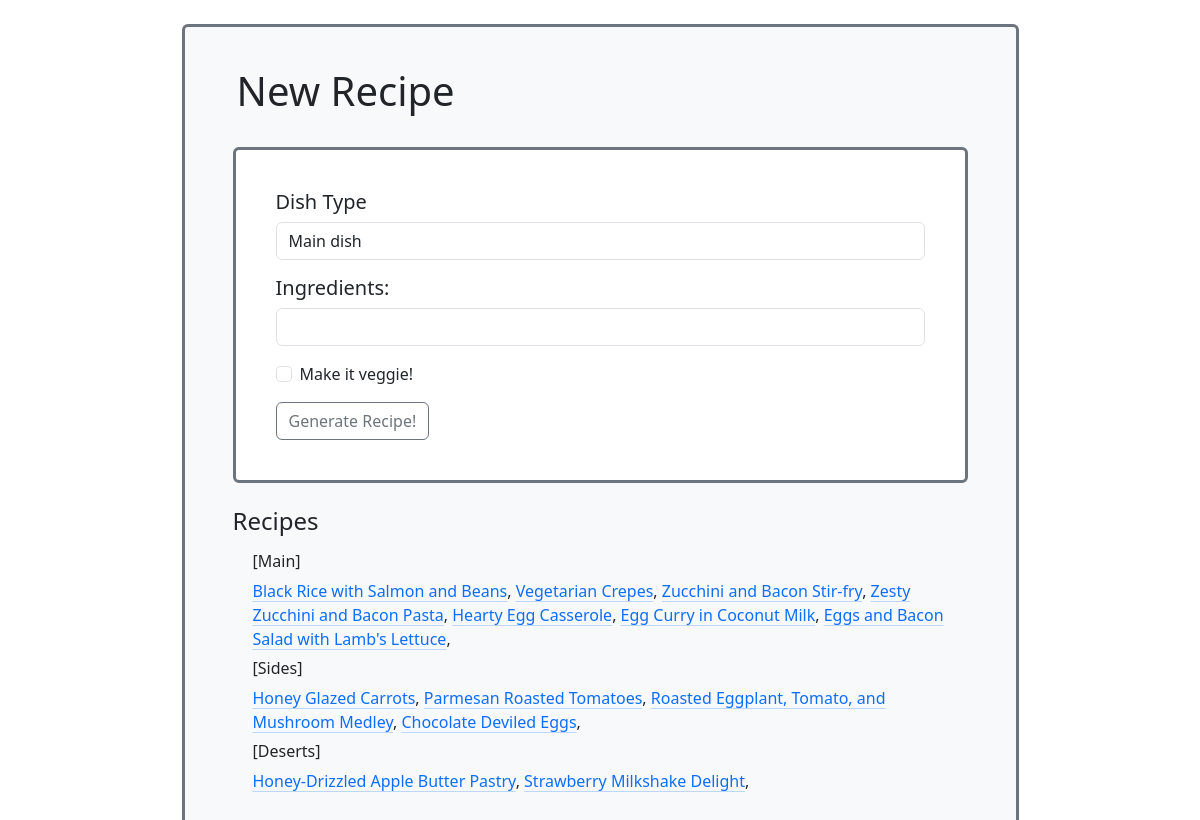
The page / on the database its author committed.
### app/models.py (models this page shows, shortened)
class Recipe(db.Model):
    id = db.Column(db.Integer, primary_key=True)
    title = db.Column(db.String(64), index=True)
    image_id = db.Column(db.String(64))
    vegetarian = db.Column(db.Boolean())
    dish_type = db.Column(db.String(64))
    timestamp = db.Column(db.DateTime, index=True, default=datetime.utcnow)
    ingredients = db.relationship('Ingredients', backref='recipe', lazy='dynamic')
    instructions = db.relationship('Instructions', backref='recipe', lazy='dynamic')

### app/routes.py (the view, shortened to what this page needs)
@app.route('/',methods=['GET', 'POST'])
def index():
    form = RecipeForm()
    recipes = Recipe.query.all()
    return render_template('submit.html', title='Recipe Bot', form=form, recipes = recipes)

### app/forms.py
class RecipeForm(FlaskForm):
    dish_type = SelectField('Dish Type', choices=[('main dish', 'Main dish'), ('side dish', 'Side dish'), ('desert', 'Desert')],validators=[DataRequired()])
    ingredients = StringField('Ingredients', validators=[DataRequired()])
    recipe_type = BooleanField('Make it veggie!')
    submit = SubmitField('Generate Recipe!')

### app/templates/submit.html (shortened to what this page needs)
{% extends "base.html" %}
{% import 'bootstrap/wtf.html' as wtf %}
{% block app_content %}
<div class="content rounded bg-light text-dark p-4 border border-3 border-secondary w-75 ">
    <div class="row m-3">
        <h1>New Recipe</h1>
    </div>
    <div class="d-flex align-items-center justify-content-center m-4">
        <div class="row rounded bg-white text-dark border border-3 border-secondary w-100">
            <div class = "col p-4">
                <form action="" method="post" novalidate>
                    <div class="form-group m-3">
                        <h5>{{ form.dish_type.label }}</h5>
                        {{ form.dish_type(class="form-control") }}
                    </div>
                    <div class="form-group m-3">
                        <h5>{{ form.ingredients.label }}:</h5>
                        {{ form.ingredients(class="form-control") }}
                    </div>
                    <div class="form-check m-3">
                        {{ form.recipe_type(class="form-check-input") }}
                        {{ form.recipe_type.label }}
                    </div>
                    <div class="m-3">
                    {{ form.submit(class="btn btn-outline-secondary") }}
                    </div>
                </form>
            </div>
        </div>
    </div>
    <div class="m-4">
        <div class="row">
            <h4>Recipes</h4>
        </div>
    <div class="row m-2">
        <div class="col">
            <h6>[Main]</h6>
            {% for recipe in recipes %}
                {% if recipe.dish_type == 'main dish' %}
                    <a href="{{ url_for('recipe', id=recipe.id) }}" class="link-primary link-offset-2 link-underline-opacity-25 link-underline-opacity-100-hover">{{recipe.title}}</a>,
                {% endif %}
            {% endfor %}
        </div>
    </div>
    <div class="row m-2">
        <div class="col">
            <h6>[Sides]</h6>
            {% for recipe in recipes %}
                {% if recipe.dish_type == 'side dish' %}
                    <a href="{{ url_for('recipe', id=recipe.id) }}" class="link-primary link-offset-2 link-underline-opacity-25 link-underline-opacity-100-hover">{{recipe.title}}</a>,
                {% endif %}
            {% endfor %}
        </div>
    </div>
    <div class="row m-2">
        <div class="col">
            <h6>[Deserts]</h6>
            {% for recipe in recipes %}
                {% if recipe.dish_type == 'desert' %}
                    <a href="{{ url_for('recipe', id=recipe.id) }}" class="link-primary link-offset-2 link-underline-opacity-25 link-underline-opacity-100-hover">{{recipe.title}}</a>,
                {% endif %}
            {% endfor %}
        </div>
    </div>
    </div>
</div>
{% endblock %}

### rows shown on the page
Recipe: title "Black Rice with Salmon and Beans"
Recipe: title "Vegetarian Crepes"
Recipe: title "Zucchini and Bacon Stir-fry"
Recipe: title "Zesty Zucchini and Bacon Pasta"
Recipe: title "Hearty Egg Casserole"
Recipe: title "Egg Curry in Coconut Milk"
Recipe: title "Eggs and Bacon Salad with Lamb's Lettuce"
Recipe: title "Honey Glazed Carrots"
Recipe: title "Parmesan Roasted Tomatoes"
Recipe: title "Roasted Eggplant, Tomato, and Mushroom Medley"
Recipe: title "Chocolate Deviled Eggs"
Recipe: title "Honey-Drizzled Apple Butter Pastry"
Recipe: title "Strawberry Milkshake Delight"
